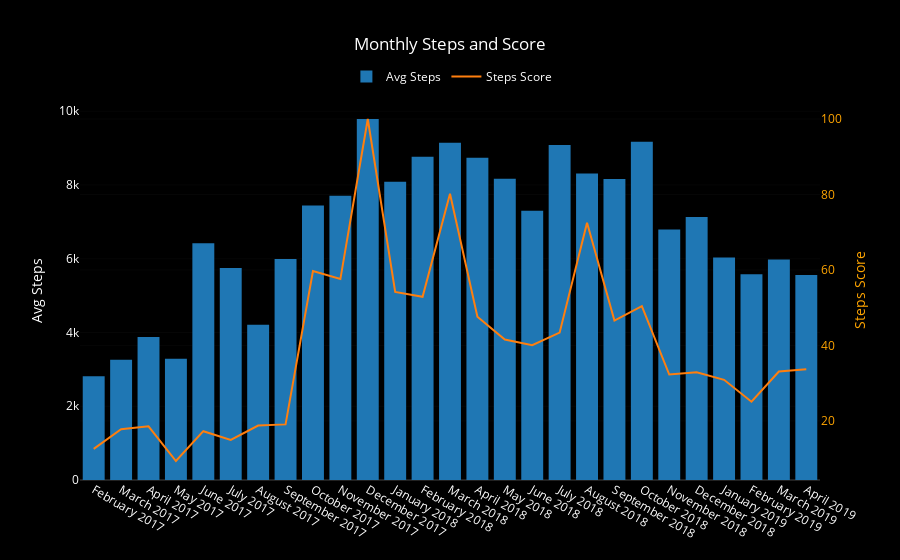

The notebook cell this image was saved under:
### Code cell
b_ms = go.Bar(x=month_df.month_year, y=month_df.mean_steps,
              name='Avg Steps', yaxis='y1')

sl_ms = go.Scatter(x=month_df.month_year, y=month_df.steps_score,
                        name='Steps Score', yaxis='y2')
msd = pltly_dict('Monthly Steps and Score', [.32, 1.1], 'Daily Average Steps', 'Steps Score')

l_ws = go.Layout(wsd)

d_ws = [b_ws, sl_ws]
f_ws = go.Figure(data=d_ws, layout=l_ws)
iplot(f_ws)
layout = go.Layout({'plot_bgcolor': 'black', 'paper_bgcolor': 'black', 'font': {'color': 'white'},
                    'title': 'Monthly Steps and Score', 'yaxis': {'title': 'Avg Steps'},
                    'legend': {'orientation': 'h', 'x': .36, 'y': 1.1},
                    'yaxis2': {'title': 'Steps Score', 'titlefont': {'color': 'orange'},
                               'tickfont': {'color': 'orange'}, 'overlaying': 'y', 'side': 'right'},
                    'xaxis': {'type': '-'}})

data = [bars, score_line]
fig = go.Figure(data=data, layout=layout)
iplot(fig)

### Figure 1 — Plotly figure (JSON) as saved in the notebook; plotly's stock layout.template omitted (floating-point values rounded to 4 significant figures)
{"data": [{"name": "Avg Steps", "type": "bar", "uid": "38877bcf-177f-47d0-83b9-6ae7621f00de", "x": ["February 2017", "March 2017", "April 2017", "May 2017", "June 2017", "July 2017", "August 2017", "September 2017", "October 2017", "November 2017", "December 2017", "January 2018", "February 2018", "March 2018", "April 2018", "May 2018", "June 2018", "July 2018", "August 2018", "September 2018", "October 2018", "November 2018", "December 2018", "January 2019", "February 2019", "March 2019", "April 2019"], "y": [2814.0, 3263.0, 3880.0, 3286.0, 6418.0, 5750.0, 4211.0, 5992.0, 7443.0, 7711.0, 9790.0, 8088.0, 8767.0, 9145, 8737.0, 8171.0, 7303.0, 9084.0, 8313.0, 8162.0, 9171.0, 6794.0, 7129.0, 6032.0, 5578.0, 5977.0, 5562.0], "yaxis": "y"}, {"name": "Steps Score", "type": "scatter", "uid": "9ccfc4d6-a21f-4a37-bec5-082fa704b9a7", "x": ["February 2017", "March 2017", "April 2017", "May 2017", "June 2017", "July 2017", "August 2017", "September 2017", "October 2017", "November 2017", "December 2017", "January 2018", "February 2018", "March 2018", "April 2018", "May 2018", "June 2018", "July 2018", "August 2018", "September 2018", "October 2018", "November 2018", "December 2018", "January 2019", "February 2019", "March 2019", "April 2019"], "y": [12.6, 17.8, 18.6, 9.4, 17.3, 15, 18.8, 19.1, 59.7, 57.6, 100, 54.2, 52.9, 80.2, 47.6, 41.6, 40.1, 43.4, 72.5, 46.6, 50.4, 32.3, 32.9, 30.9, 25.1, 33.1, 33.7], "yaxis": "y2"}], "layout": {"font": {"color": "white"}, "legend": {"orientation": "h", "x": 0.36, "y": 1.1}, "paper_bgcolor": "black", "plot_bgcolor": "black", "title": {"text": "Monthly Steps and Score"}, "xaxis": {"type": "-"}, "yaxis": {"title": {"text": "Avg Steps"}}, "yaxis2": {"overlaying": "y", "side": "right", "tickfont": {"color": "orange"}, "title": {"font": {"color": "orange"}, "text": "Steps Score"}}}}
